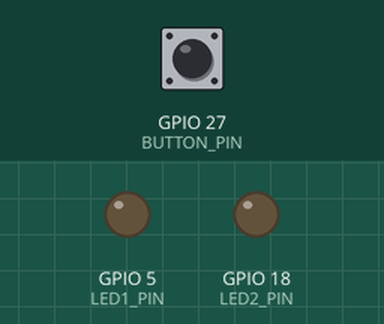
Simulated run of this sketch. Board: ESP32. Parts: output pins drawn as LEDs (lit = HIGH). The test bench sets the inputs (shaded band); at power-on: GPIO 27 (BUTTON_PIN) HIGH.

Above: at 1.2 s.
1.3 s: GPIO 27 (BUTTON_PIN) pulled LOW for 0.15 s
At 3.0 s:
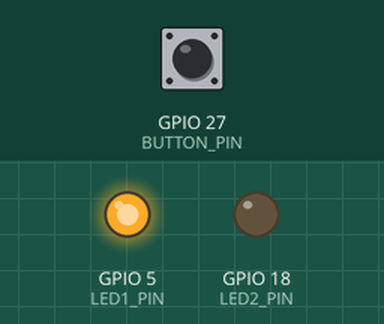
3.3 s: GPIO 27 (BUTTON_PIN) pulled LOW for 3.2 s
At 4.9 s:
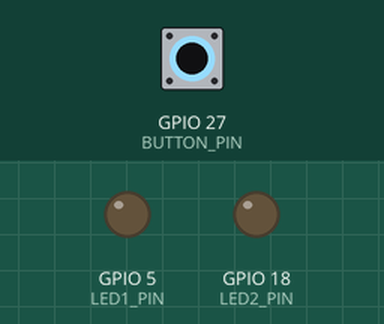
8.0 s: GPIO 27 (BUTTON_PIN) pulsed LOW 5 times (0.12 s each, 0.3 s apart)
At 8.9 s:
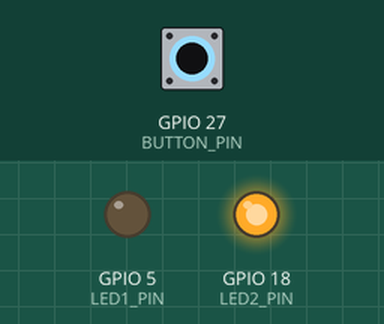
Timing chart, 0 to 11.2 s (numbered marks = the images above; inputs shaded):
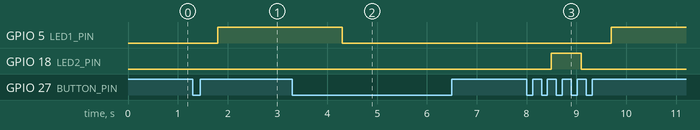

Measured:
- after the input at 1.3 s, GPIO 5 (LED1_PIN): LOW → HIGH after 0.50 s
- after the input at 3.3 s, GPIO 5 (LED1_PIN): HIGH → LOW after 1.0 s
- after the input at 8.0 s, GPIO 5 (LED1_PIN): LOW → HIGH after 1.7 s; GPIO 18 (LED2_PIN): LOW → HIGH after 0.50 s, → LOW 0.60 s later

The sketch:

N3_Click_Detect.ino
```cpp
#include <Arduino.h>

// ---------- Pins ----------
#define BUTTON_PIN    27            // button to GND (internal pull-up)
#define LED1_PIN      5             // single press toggles LED1 (150 ohm)
#define LED2_PIN      18            // double press toggles LED2 (150 ohm)

// ---------- Timing (timers count in microseconds) ----------
#define TIMER_HZ      1000000       // 1 MHz: 1 count = 1 us
#define WINDOW_US     500000        // click window tick: every 500 ms
#define DEBOUNCE_US   50000         // 50 ms

hw_timer_t *windowTimer = NULL;     // 500 ms ticks while a click sequence is judged
hw_timer_t *debounceTimer = NULL;   // one 50 ms check per press

volatile bool    windowRunning   = false;
volatile bool    debounceRunning = false;
volatile uint8_t clickCount      = 0;   // debounced presses in this window
volatile uint8_t windowTicks     = 0;   // 500 ms ticks since the first press
volatile bool    led1On          = false;
volatile bool    led2On          = false;

// 1) Each press (falling edge): open the window on the first press, start a debounce check
void IRAM_ATTR onButtonFalling() {
  if (!windowRunning && clickCount == 0) {
    timerRestart(windowTimer);
    timerStart(windowTimer);
    windowRunning = true;
  }
  if (!debounceRunning) {
    timerRestart(debounceTimer);
    timerStart(debounceTimer);
    debounceRunning = true;
  }
}

// 2) 50 ms after a press: still pressed? Then it was a real click
void IRAM_ATTR onDebounceTimer() {
  if (digitalRead(BUTTON_PIN) == LOW && windowRunning) {
    clickCount = clickCount + 1;
  }
  timerStop(debounceTimer);
  debounceRunning = false;
}

// 3) Every 500 ms while the window is open: decide what the clicks meant
void IRAM_ATTR onWindowTick() {
  windowTicks = windowTicks + 1;
  bool released = digitalRead(BUTTON_PIN) == HIGH;

  if (windowTicks == 1) {                         // 500 ms after the first press
    if (clickCount > 1) {                         // two or more clicks: double press
      led2On = !led2On;
      digitalWrite(LED2_PIN, led2On);
      windowTicks = 3;
    } else if (released && clickCount == 1) {     // one click, already released: single
      led1On = !led1On;
      digitalWrite(LED1_PIN, led1On);
      windowTicks = 3;
    }                                             // still held: decide at the next tick
  } else if (windowTicks == 2) {                  // 1000 ms after the first press
    if (!released && clickCount == 1) {           // held the whole time: long press
      led1On = false;
      led2On = false;
      digitalWrite(LED1_PIN, LOW);
      digitalWrite(LED2_PIN, LOW);
    }
    windowTicks = 3;
  }

  if (windowTicks >= 3) {                         // decided: close the window
    timerStop(windowTimer);
    windowRunning = false;
    clickCount = 0;
    windowTicks = 0;
  }
}

void setup() {
  pinMode(BUTTON_PIN, INPUT_PULLUP);
  pinMode(LED1_PIN, OUTPUT);
  pinMode(LED2_PIN, OUTPUT);

  windowTimer = timerBegin(TIMER_HZ);              // starts running at once
  timerAttachInterrupt(windowTimer, &onWindowTick);
  timerAlarm(windowTimer, WINDOW_US, true, 0);     // every 500 ms while running
  timerStop(windowTimer);                          // idle until the first press

  debounceTimer = timerBegin(TIMER_HZ);
  timerAttachInterrupt(debounceTimer, &onDebounceTimer);
  timerAlarm(debounceTimer, DEBOUNCE_US, true, 0);
  timerStop(debounceTimer);

  attachInterrupt(digitalPinToInterrupt(BUTTON_PIN), onButtonFalling, FALLING);
}

void loop() {
  while (true) {
    // The task's "busy with critical tasks" main loop: the button is never read here.
  }
}
```
